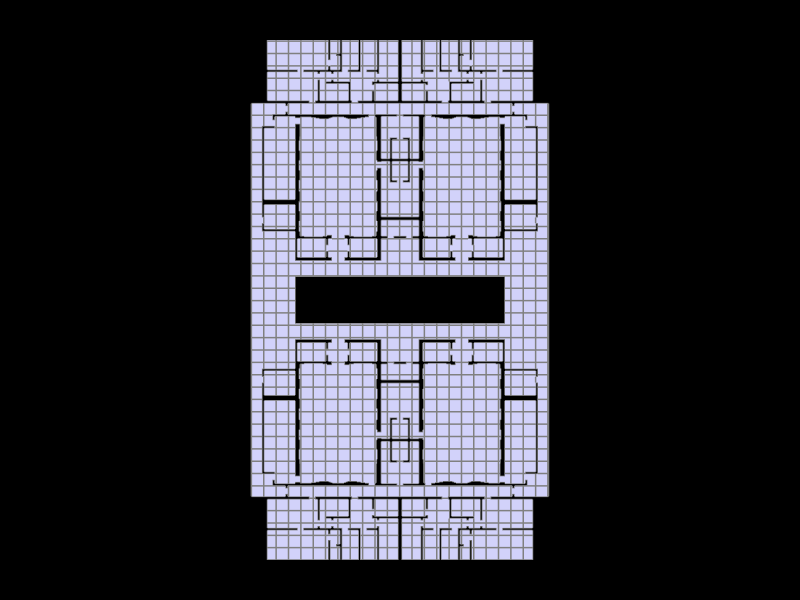

Write notebook code for a chart like this one.
### Markdown cell above
## //07 Visualize Geometry | Grid

### Code cell
Topology.Show(police_station, grid,
              camera=[0,0,6],
              faceColor=[210,210,250],
              faceOpacity=1,
              edgeColor="grey",
              edgeWidth=3,
              showVertices=False,
              backgroundColor="black",
              width=800,
              height=600,
              renderer = renderer)

### Figure 1 — Plotly figure (JSON) as saved in the notebook; plotly's stock layout.template omitted (floating-point values rounded to 4 significant figures; data arrays with more than 128 entries replaced by an {"elided": "..."} marker saying what was removed)
{"data": [{"hoverinfo": "text", "legendgroup": "2", "legendrank": 2, "line": {"color": "grey", "dash": "solid", "width": 3}, "marker": {"size": 0}, "mode": "lines", "name": "1: Untitled (Edges)", "showlegend": false, "text": "", "type": "scatter3d", "x": {"elided": "3192 float values"}, "y": {"elided": "3192 float values"}, "z": {"elided": "3192 int values"}}, {"cmax": 1, "cmin": 0, "color": "#D2D2FA", "colorscale": [[0, "#440154"], [0.1111, "#482878"], [0.2222, "#3e4989"], [0.3333, "#31688e"], [0.4444, "#26828e"], [0.5556, "#1f9e89"], [0.6667, "#35b779"], [0.7778, "#6ece58"], [0.8889, "#b5de2b"], [1, "#fde725"]], "flatshading": true, "hoverinfo": "text", "hovertext": "", "i": {"elided": "1100 int values"}, "j": {"elided": "1100 int values"}, "k": {"elided": "1100 int values"}, "legendgroup": "3", "legendrank": 3, "lighting": {"facenormalsepsilon": 0}, "name": "1: Untitled (Faces)", "opacity": 1, "showlegend": false, "showscale": false, "text": "", "type": "mesh3d", "x": {"elided": "1064 float values"}, "y": {"elided": "1064 float values"}, "z": {"elided": "1064 int values"}}, {"hoverinfo": "text", "legendgroup": "6", "legendrank": 6, "line": {"color": "grey", "dash": "solid", "width": 3}, "marker": {"size": 0}, "mode": "lines", "name": "2: Untitled (Edges)", "showlegend": false, "text": "", "type": "scatter3d", "x": {"elided": "1581 float values"}, "y": {"elided": "1581 float values"}, "z": {"elided": "1581 int values"}}], "layout": {"autosize": true, "height": 600, "margin": {"b": 40, "l": 40, "r": 40, "t": 40}, "paper_bgcolor": "#000000", "plot_bgcolor": "#000000", "scene": {"aspectmode": "data", "camera": {"center": {"x": 0, "y": 0, "z": 0}, "eye": {"x": 0, "y": 0, "z": 6}, "projection": {"type": "perspective"}, "up": {"x": 0, "y": 1, "z": 0}}, "xaxis": {"visible": false}, "yaxis": {"visible": false}, "zaxis": {"visible": false}}, "showlegend": true, "width": 800, "xaxis": {"showgrid": false, "visible": false, "zeroline": false}, "yaxis": {"showgrid": false, "visible": false, "zeroline": false}}}
